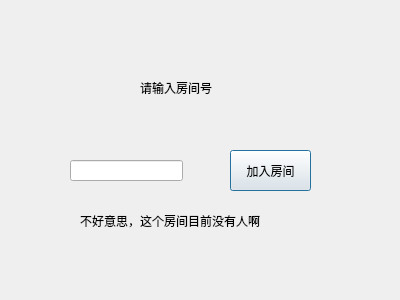
<?xml version="1.0" encoding="UTF-8"?>
<ui version="4.0">
 <class>joinroom</class>
 <widget class="QDialog" name="joinroom">
  <property name="geometry">
   <rect>
    <x>0</x>
    <y>0</y>
    <width>400</width>
    <height>300</height>
   </rect>
  </property>
  <property name="windowTitle">
   <string>Dialog</string>
  </property>
  <widget class="QLineEdit" name="lineEdit">
   <property name="geometry">
    <rect>
     <x>70</x>
     <y>160</y>
     <width>113</width>
     <height>21</height>
    </rect>
   </property>
  </widget>
  <widget class="QLabel" name="label">
   <property name="geometry">
    <rect>
     <x>140</x>
     <y>80</y>
     <width>81</width>
     <height>16</height>
    </rect>
   </property>
   <property name="text">
    <string>请输入房间号</string>
   </property>
  </widget>
  <widget class="QPushButton" name="pushButton">
   <property name="geometry">
    <rect>
     <x>230</x>
     <y>150</y>
     <width>81</width>
     <height>41</height>
    </rect>
   </property>
   <property name="text">
    <string>加入房间</string>
   </property>
  </widget>
  <widget class="QLabel" name="label_2">
   <property name="geometry">
    <rect>
     <x>80</x>
     <y>210</y>
     <width>241</width>
     <height>21</height>
    </rect>
   </property>
   <property name="text">
    <string>不好意思，这个房间目前没有人啊</string>
   </property>
  </widget>
 </widget>
 <resources/>
 <connections/>
</ui>
